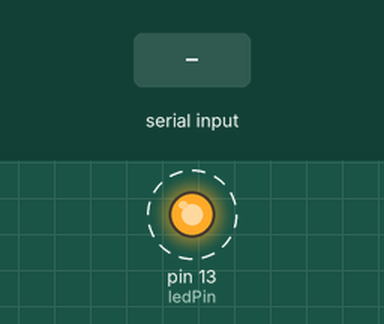
The sketch below on a simulated Arduino Uno, built with avr-gcc and run on an emulated ATmega328P. Parts: output pins drawn as LEDs (lit = HIGH). Dashed ring = blinking. The inputs (shaded band) are chosen by the test bench. What the sketch prints to the serial monitor is not drawn.

Above: at 1.2 s.
1.3 s: byte 30 received over Serial
4.3 s: byte 90 received over Serial
7.3 s: byte 120 received over Serial
Timing chart, 0 to 16.3 s (numbered marks = the images above; inputs shaded):
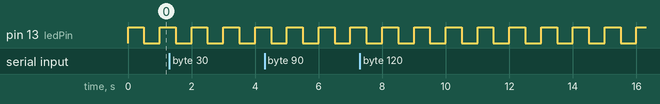

The sketch:

XBeeReceived.ino
```cpp
//Xbee Acknowledge:

int ledPin = 13;

void setup() {
  Serial.begin(9600);
  pinMode(ledPin, OUTPUT);
}

void loop() {
  if (Serial.available() > 0) {
    //Read, then write to serial.
    char input = Serial.read();
    Serial.print(input);
  }
  else {
    digitalWrite(ledPin, HIGH);
    delay(500);
    digitalWrite(ledPin, LOW);
    delay(500);
  }
}
```

Measured:
- by itself, pin 13 (ledPin): alternates HIGH for 0.50 s and LOW for 0.50 s
